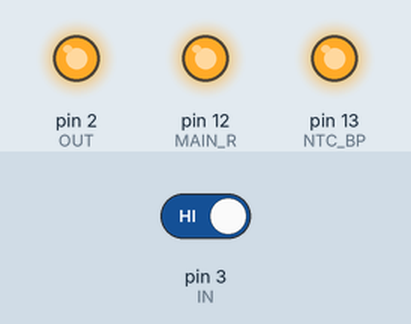
Recording of a sketch running on a simulated Arduino Uno, built with avr-gcc and run on an emulated ATmega328P. On the bench: output pins drawn as LEDs (lit = HIGH). Inputs (shaded band) come from the test bench; at power-on: pin 3 (IN) HIGH.

Above: at 4.4 s.
4.5 s: pin 3 (IN) driven LOW
At 4.9 s:
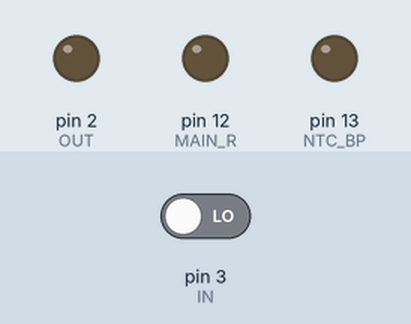
6.0 s: pin 3 (IN) driven HIGH
At 8.0 s:
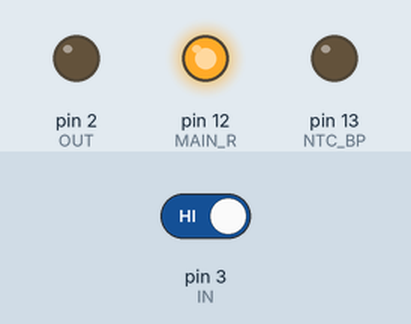
Timing chart, 0 to 10.5 s (numbered marks = the images above; inputs shaded):
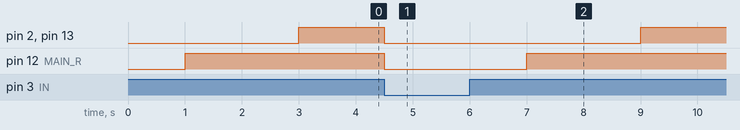

The sketch:

sub_box_power-module.ino
```cpp
#define MAIN_R  12
#define NTC_BP  13
#define IN      3
#define OUT     2

unsigned long start_timestamp = 0;
unsigned long now_timestamp = 0;
unsigned long delay_1 = 1 * 1000;
unsigned long delay_2 = 3 * 1000;

void setup() {
  pinMode(MAIN_R, OUTPUT);
  pinMode(NTC_BP, OUTPUT);
  pinMode(IN, INPUT);
  pinMode(OUT, OUTPUT);

  digitalWrite(MAIN_R, LOW);
  digitalWrite(NTC_BP, LOW);
  digitalWrite(OUT, LOW);
}

void loop() {
  if(!digitalRead(IN)){
    start_timestamp = millis();
  }
  now_timestamp = millis();

  if(now_timestamp - start_timestamp > delay_1 && now_timestamp - start_timestamp < delay_2){
    digitalWrite(MAIN_R, HIGH);
    digitalWrite(NTC_BP, LOW);
    digitalWrite(OUT, LOW);
  }
  else if(now_timestamp - start_timestamp > delay_2){
    digitalWrite(MAIN_R, HIGH);
    digitalWrite(NTC_BP, HIGH);
    digitalWrite(OUT, HIGH);
  }
  else {
    digitalWrite(MAIN_R, LOW);
     digitalWrite(NTC_BP, LOW);
    digitalWrite(OUT, LOW);
  }

}
```

Measured:
- after the input at 4.5 s, pin 2 (OUT), pin 12 (MAIN_R), pin 13 (NTC_BP): HIGH → LOW at once
- after the input at 6.0 s, pin 2 (OUT), pin 13 (NTC_BP): LOW → HIGH after 3.0 s; pin 12 (MAIN_R): LOW → HIGH after 1.0 s
